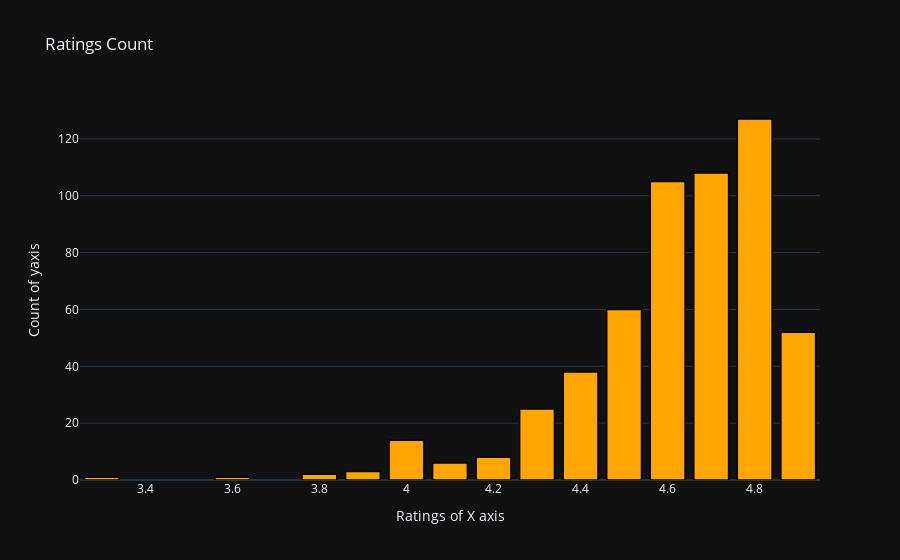

Notebook code for this chart:
### Code cell
#best seller rating count
temp_df = df['User Rating'].value_counts().reset_index()

trace1 = go.Bar(x=temp_df['index'], y=temp_df['User Rating'], marker=dict(color='rgb(255,165,0)',
         line=dict(color='rgb(0,0,0)', width=1.5)))
layout = go.Layout(template='plotly_dark', title='Ratings Count', xaxis=dict(title='Ratings of X axis'), yaxis=dict(title='Count of yaxis'))
fig = go.Figure(data=trace1, layout=layout)
fig.show()

### Figure 1 — Plotly figure (JSON) as saved in the notebook; plotly's stock layout.template omitted (floating-point values rounded to 4 significant figures)
{"data": [{"marker": {"color": "rgb(255,165,0)", "line": {"color": "rgb(0,0,0)", "width": 1.5}}, "type": "bar", "x": [4.8, 4.7, 4.6, 4.5, 4.9, 4.4, 4.3, 4, 4.2, 4.1, 3.9, 3.8, 3.3, 3.6], "y": [127, 108, 105, 60, 52, 38, 25, 14, 8, 6, 3, 2, 1, 1]}], "layout": {"title": {"text": "Ratings Count"}, "xaxis": {"title": {"text": "Ratings of X axis"}}, "yaxis": {"title": {"text": "Count of yaxis"}}}}
